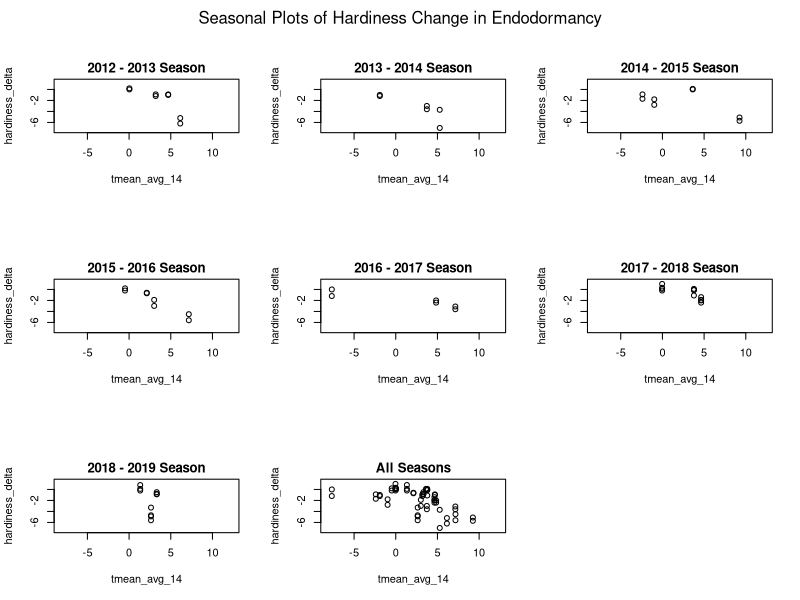

The R script that drew this image:
# Started Feburary 4, 2022

# Creating hardiness simulation data to validate that
# stan model is correctly estimating parameters.

# setting wd to ./viz to adhere to analogue to ML wd
setwd("c:/users/adamf/onedrive/documents/code/hardiness/viz")

hardiness <- read.csv("../data/model_train.csv")

# changing datetime to be the correct type
hardiness$datetime <- as.Date(hardiness$datetime, format = "%Y-%m-%d")

sb <- hardiness[hardiness$variety == "Sauvignon blanc", ]
sb_oe <- sb[sb$site == "Oliver, east", ]

# filter for ecodormancy and endodormancy based on the
# boundary set by Fergusen et al.
# their relationship with temperature should be opposite
sb_endo <- sb_oe[sb_oe$DD_sum >= -300, ]

ylim_min <- min(na.omit(sb_endo$hardiness_delta)) - 0.5
ylim_max <- max(na.omit(sb_endo$hardiness_delta)) + 0.5
xlim_min <- min(na.omit(sb_endo$tmean_avg_14)) - 0.5
xlim_max <- max(na.omit(sb_endo$tmean_avg_14)) + 0.5

png(file = "simulations/sauvb_oe_season1_endo.png")
par(mfrow = c(3, 3), mar = c(5.1, 4.1, 6, 2.1))

# plot to show endodormancy vs tmean
for (season in unique(hardiness$season)) {
    years_list <- unique(format(sb[sb$season == season,]$datetime, "%Y"))
    year0 <- years_list[1]
    year1 <- years_list[2]

    plot(hardiness_delta ~ tmean_avg_14,
    data = sb_endo[sb_endo$season == season, ],
    ylim = c(ylim_min, ylim_max), xlim = c(xlim_min, xlim_max))

    title(main = paste(year0, "-", year1, "Season"), line = 0.5)
}

plot(hardiness_delta ~ tmean_avg_14, data = sb_endo,
ylim = c(ylim_min, ylim_max), xlim = c(xlim_min, xlim_max))

title(main = "All Seasons", line = 0.5)

mtext("Seasonal Plots of Hardiness Change in Endodormancy",
side = 3, line = -2, outer = TRUE)

dev.off()